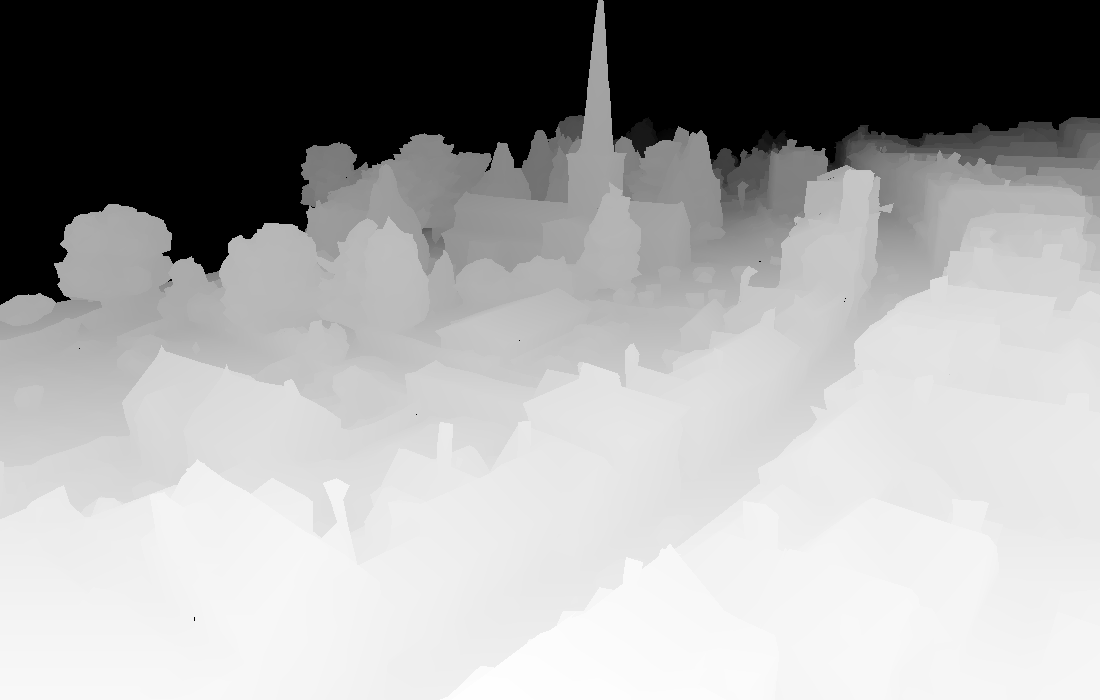
#> input picture model_server/test/depth_20260928_205327_600485.png, 1100 x 700 px
$ python qwenimage_test.py test/depth_20260928_205327_600485.png
#> lines starting #> are read from the running program, lines starting #| are printed output that depends on the picture
#!/usr/bin/env python3
"""Send one Qwen Image request through RabbitMQ and save the generated PNG."""

from __future__ import annotations

import argparse
import base64
import io
import json
from pathlib import Path
import time
import uuid

import pika
from PIL import Image


def encode_image(path: Path) -> str:
    image = Image.open(path).convert("RGB")
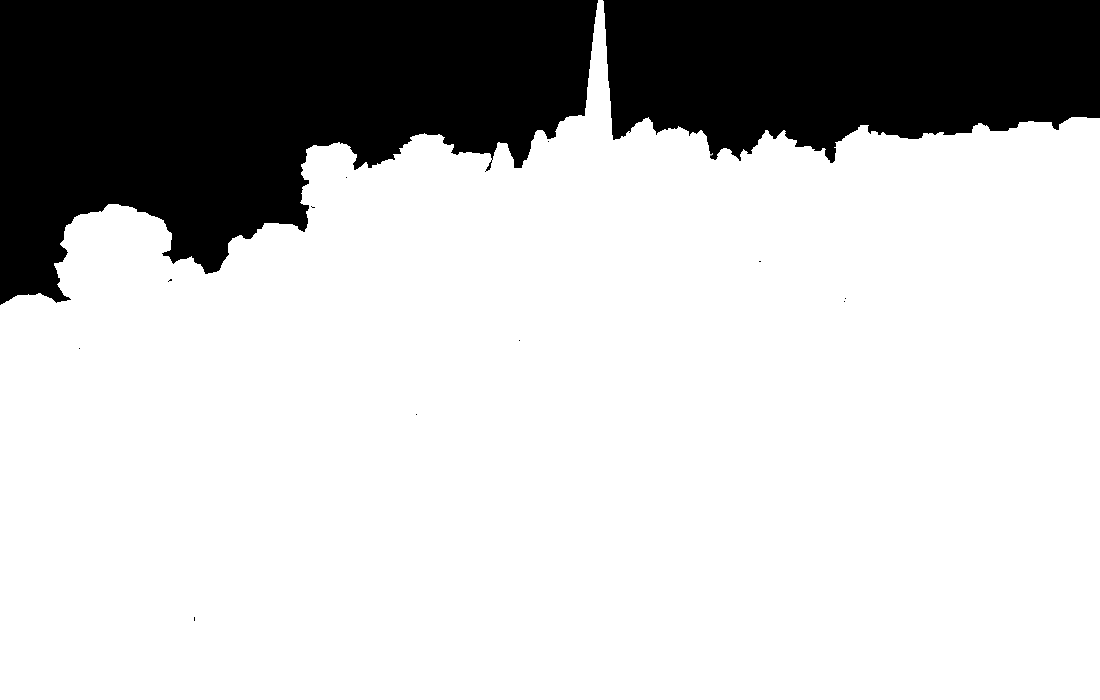
#> image: PIL image 1100x700 RGB; min 0, max 255, mean 194.8
    encoded = io.BytesIO()
    image.save(encoded, format="PNG")
    return base64.b64encode(encoded.getvalue()).decode("ascii")


def request_qwen(
    image_path: Path,
    output_path: Path | None,
    display: bool,
    prompt: str,
    rabbitmq_url: str,
    queue: str,
    timeout: float,
    steps: int,
    strength: float,
    guidance_scale: float,
    seed: int,
) -> None:
    request = {
        "image_base64": encode_image(image_path),
        "prompt": prompt,
        "steps": steps,
        "strength": strength,
        "guidance_scale": guidance_scale,
        "seed": seed,
    }
    correlation_id = str(uuid.uuid4())
    connection = pika.BlockingConnection(pika.URLParameters(rabbitmq_url))
    channel = connection.channel()
    channel.queue_declare(queue=queue, durable=True)
    reply_queue = channel.queue_declare(queue="", exclusive=True).method.queue
    response: bytes | None = None

    def on_response(_channel, _method, properties, body: bytes) -> None:
        nonlocal response
        if properties.correlation_id == correlation_id:
            response = body

    consumer_tag = channel.basic_consume(
        queue=reply_queue, on_message_callback=on_response, auto_ack=True
    )
    channel.basic_publish(
        exchange="",
        routing_key=queue,
        body=json.dumps(request).encode("utf-8"),
        properties=pika.BasicProperties(
            content_type="application/json",
            correlation_id=correlation_id,
            reply_to=reply_queue,
            delivery_mode=2,
        ),
    )
    print(f"Sent Qwen Image request to queue {queue}; waiting for response...")
    deadline = time.monotonic() + timeout
    try:
        while response is None:
            remaining = deadline - time.monotonic()
            if remaining <= 0:
                raise TimeoutError(f"No response received within {timeout:g} seconds")
            connection.process_data_events(time_limit=min(1.0, remaining))
    finally:
        channel.basic_cancel(consumer_tag)
        connection.close()

    result = json.loads(response.decode("utf-8"))
    if not result.get("ok"):
        raise RuntimeError(result.get("error", "Qwen Image worker returned an error"))

    output_bytes = base64.b64decode(result["image_base64"])
    if output_path is not None:
        output_path.parent.mkdir(parents=True, exist_ok=True)
        output_path.write_bytes(output_bytes)
        print(f"Saved generated image: {output_path}")
    if display:
        Image.open(io.BytesIO(output_bytes)).show()


def main() -> None:
    parser = argparse.ArgumentParser(description=__doc__)
    parser.add_argument("image", type=Path, help="Input image to send to Qwen Image")
    parser.add_argument(
        "--prompt",
        default=(
            "high quality photorealistic street-level 3D reconstruction, "
            "sharp details, natural lighting, preserve the exact geometry "
            "and composition of the input image"
        ),
        help="Image generation prompt",
    )
    parser.add_argument(
        "--rabbitmq-url",
        default="amqp://guest:guest@localhost:5672/%2F",
        help="RabbitMQ connection URL",
    )
    parser.add_argument("--queue", default="qwen-image", help="Qwen request queue")
    parser.add_argument(
        "--timeout", type=float, default=900.0, help="Response timeout in seconds"
    )
    parser.add_argument("--steps", type=int, default=30)
    parser.add_argument("--strength", type=float, default=0.2)
    parser.add_argument("--guidance-scale", type=float, default=4.0)
    parser.add_argument("--seed", type=int, default=0)
    parser.add_argument(
        "--output",
        type=Path,
        help="Optional generated PNG output path",
    )
    parser.add_argument(
        "--display",
        action="store_true",
        help="Open the generated image using the system image viewer",
    )
    args = parser.parse_args()
    if not args.image.is_file():
        parser.error(f"image does not exist: {args.image}")
    request_qwen(
        args.image,
        args.output,
        args.display,
        args.prompt,
        args.rabbitmq_url,
        args.queue,
        args.timeout,
        args.steps,
        args.strength,
        args.guidance_scale,
        args.seed,
    )
#> (the call stopped at in request_qwen, `connection = pika.BlockingConnection(pika.URLParameters(rabbitmq_url))`: pika is not available in this run)


if __name__ == "__main__":
    main()
